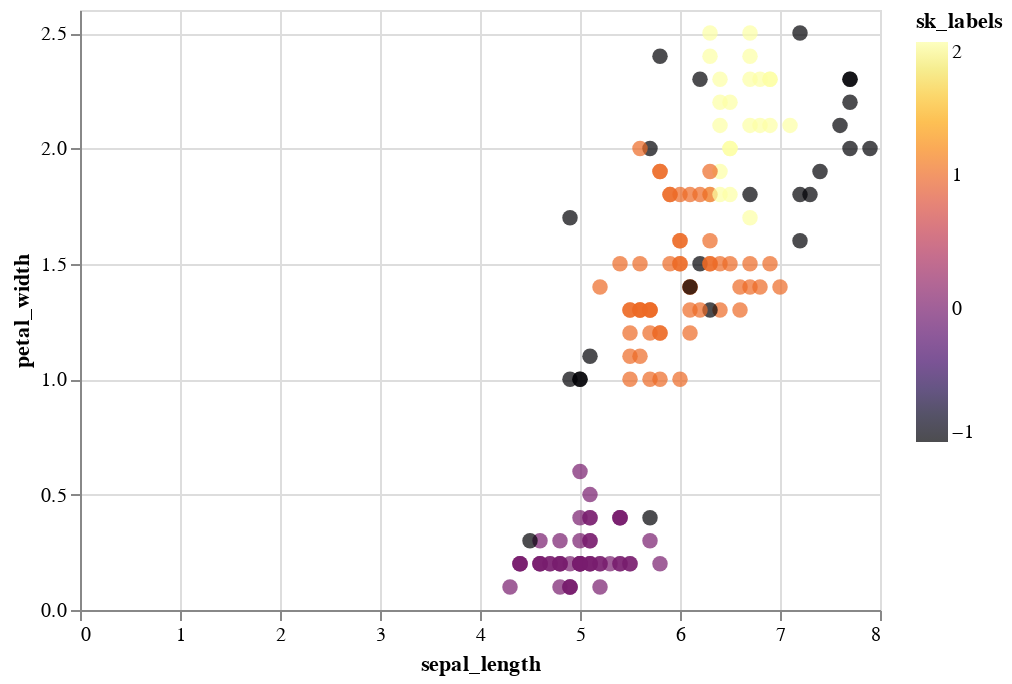

Notebook cell for this chart:
### Code cell
# sk labels
alt.Chart(iris).mark_circle(size=60).encode(
    x='sepal_length',
    y='petal_width',
    color=alt.Color('sk_labels', scale=alt.Scale(scheme='inferno')),
)

### Figure 1 — Vega-Lite specification as saved in the notebook (floating-point values rounded to 4 significant figures; data arrays with more than 128 entries replaced by an {"elided": "..."} marker saying what was removed)
{"config": {"view": {"continuousWidth": 400, "continuousHeight": 300}}, "data": {"name": "data-a45e3a80dcc6c5356dd358471f28b725"}, "mark": {"type": "circle", "size": 60}, "encoding": {"color": {"type": "quantitative", "field": "sk_labels", "scale": {"scheme": "inferno"}}, "x": {"type": "quantitative", "field": "sepal_length"}, "y": {"type": "quantitative", "field": "petal_width"}}, "$schema": "https://vega.github.io/schema/vega-lite/v4.8.1.json", "datasets": {"data-a45e3a80dcc6c5356dd358471f28b725": {"elided": "150 records"}}}
